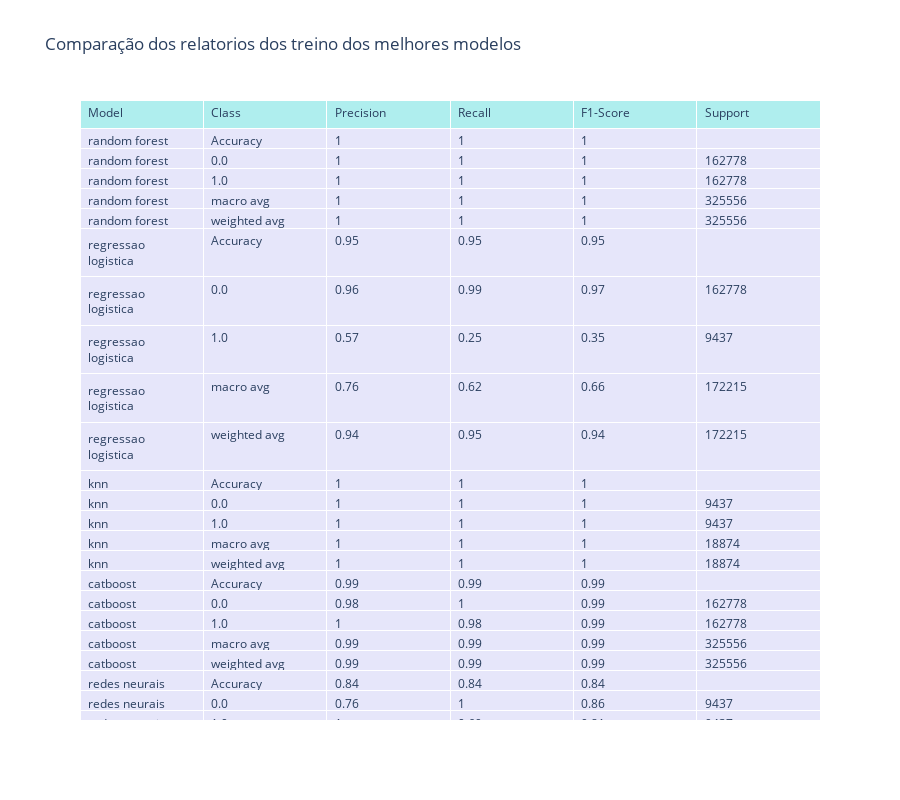

Notebook code for this chart:
### Code cell
import pandas as pd
import plotly.graph_objects as go

def generate_comparison_table(reports):
    """ Gera uma tabela comparativa dos relatórios de classificação dos modelos. """
    data = []

    for model_name, report in reportstreino.items():
        # Adiciona a acurácia
        accuracy = round(report.get('accuracy', 0), 2)
        data.append({'Model': model_name,
                     'Class': 'Accuracy',
                     'Precision': accuracy,
                     'Recall': accuracy,
                     'F1-Score': accuracy,
                     'Support': ''})

        # Adiciona uma linha para cada classe
        for cls, metrics in report.items():
            if cls == 'accuracy':
                continue  # Ignora a linha de 'accuracy'
            row = {'Model': model_name,
                   'Class': cls,
                   'Precision': round(metrics.get('precision', 0), 2),
                   'Recall': round(metrics.get('recall', 0), 2),
                   'F1-Score': round(metrics.get('f1-score', 0), 2),
                   'Support': round(metrics.get('support', 0), 2)}
            data.append(row)

    df_all = pd.DataFrame(data)
    return df_all

# Gerar a tabela comparativa
df_comparison = generate_comparison_table(reportstreino)

# Exibir a tabela com Plotly
fig = go.Figure(data=[go.Table(
    header=dict(values=list(df_comparison.columns),
                fill_color='paleturquoise',
                align='left'),
    cells=dict(values=[df_comparison[col] for col in df_comparison.columns],
               fill_color='lavender',
               align='left'))
])

fig.update_layout(title="Comparação dos relatorios dos treino dos melhores modelos",height=800)
fig.show()

### Figure 1 — Plotly figure (JSON) as saved in the notebook; plotly's stock layout.template omitted (floating-point values rounded to 4 significant figures; data arrays with more than 128 entries replaced by an {"elided": "..."} marker saying what was removed)
{"data": [{"cells": {"align": "left", "fill": {"color": "lavender"}, "values": {"elided": "6x25 mixed values"}}, "header": {"align": "left", "fill": {"color": "paleturquoise"}, "values": ["Model", "Class", "Precision", "Recall", "F1-Score", "Support"]}, "type": "table"}], "layout": {"height": 800, "title": {"text": "Comparação dos relatorios dos treino dos melhores modelos"}}}
